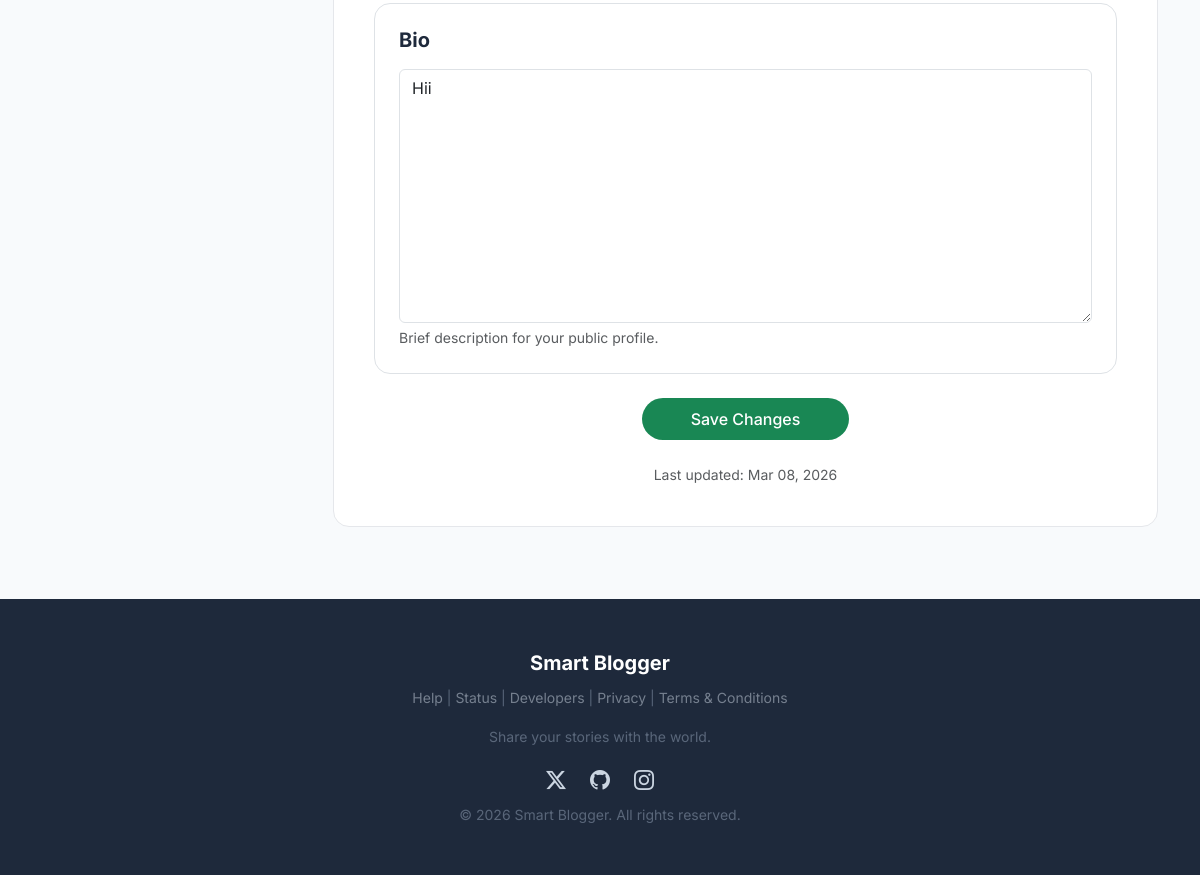
The page /user-profile/ (signed in, lower part) on the database as committed earlier.
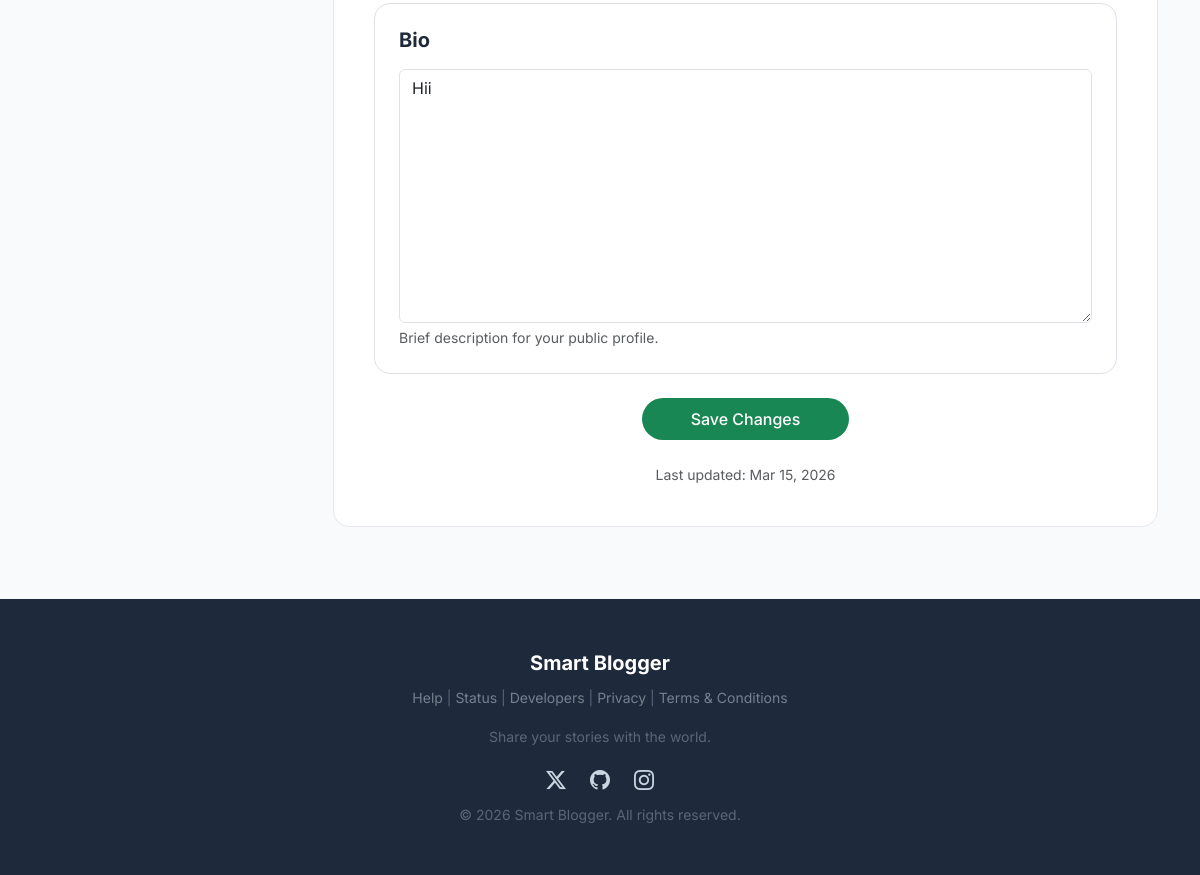
The same page on the database as committed later.
### blog/models.py (models this page shows, shortened)
class User(AbstractBaseUser, PermissionsMixin):
    ROLE_CHOICES = (
        ("USER", "Normal User"),
        ("BLOGGER", "Blogger"),
    )
    followers = models.ManyToManyField('self',symmetrical=False,related_name="following",blank=True)
    id = models.BigAutoField(primary_key=True)
    objects = UserManager()
    username = models.CharField(max_length=150, unique=True)#
    email = models.EmailField(unique=True)#
    password_updated_at = models.DateTimeField(null=True, blank=True)#
    role = models.CharField(max_length=10, choices=ROLE_CHOICES, default="USER")
    is_staff = models.BooleanField(default=False)
    email_verified = models.BooleanField(default=False)
    full_name = models.CharField(max_length=255, blank=True) #
    bio = models.TextField(blank=True) ##
    profile_image = models.ImageField(upload_to="profiles/", null=True, blank=True)
    website = models.URLField(blank=True) ##
    instagram_link = models.URLField( blank=True)##
    x_link = models.URLField( blank=True)##
    git_link = models.URLField( blank=True)##
    total_posts = models.PositiveIntegerField(default=0)
    total_views = models.PositiveBigIntegerField(default=0)
    total_likes = models.PositiveBigIntegerField(default=0)
    is_approved_blogger = models.BooleanField(default=False)
    created_at = models.DateTimeField(auto_now_add=True)
    updated_at = models.DateTimeField(auto_now=True)
    last_active_at = models.DateTimeField(null=True, blank=True)
    timezone = models.CharField(max_length=50, default="UTC")
    language_preference = models.CharField(max_length=10, default="en")
    USERNAME_FIELD = "email"
    REQUIRED_FIELDS = ["username"]

### blog/views.py (the view)
# urls.py: path('user-profile/', views.user_profile, name='user_profile'),
@login_required
def user_profile(request):
    blogs = Blog.objects.filter(author=request.user).order_by('-created_at')
    following_users = request.user.following.all()
    followers = request.user.followers.all()
    if request.method == 'POST':
        form = ProfileUpdateForm(
            request.POST,
            request.FILES,
            instance=request.user
        )
        if form.is_valid():
            form.save()
            messages.success(request, "Profile updated successfully.")
            return redirect('user_profile')
        else:
            messages.error(request, "Please correct the errors below.")
    else:
        form = ProfileUpdateForm(instance=request.user)
    user_blogs = Blog.objects.filter(author=request.user)
    total_blogs = user_blogs.count()
    total_views = user_blogs.aggregate(t=Sum('views')).get('t') or 0
    total_likes = user_blogs.aggregate(t=Sum('total_likes')).get('t') or 0
    total_comments = user_blogs.aggregate(t=Sum('total_comments')).get('t') or 0
    blogs_with_scores = user_blogs.annotate(
        trending_score=F('views') + (F('total_likes') * 2) + (F('total_comments') * 3)
    ).order_by('-trending_score')
    trending_blogs = blogs_with_scores[:5]
    top_by_views = user_blogs.filter(views__gte=0).order_by('-views', '-published_at').first()
    top_by_likes = user_blogs.filter(total_likes__gte=0).order_by('-total_likes', '-views', '-published_at').first()
    top_by_comments = user_blogs.filter(total_comments__gte=0).order_by('-total_comments', '-published_at').first()
    user_blog_views = BlogView.objects.filter(blog__author=request.user)
    hourly_counts = user_blog_views.annotate(hour=ExtractHour('created_at')).values('hour').annotate(count=Count('id')).order_by('hour')
    traffic_by_hour = [0] * 24
    for entry in hourly_counts:
        if entry['hour'] is not None:
            traffic_by_hour[entry['hour']] = entry['count']
    if user_blog_views.exists():
        peak_hour = traffic_by_hour.index(max(traffic_by_hour))
        start_ampm = "AM" if peak_hour < 12 else "PM"
        end_ampm = "AM" if (peak_hour + 1) % 24 < 12 else "PM"
        start_12 = peak_hour if peak_hour <= 12 else peak_hour - 12
        start_12 = 12 if start_12 == 0 else start_12
        end_12 = (peak_hour + 1) if (peak_hour + 1) <= 12 else (peak_hour + 1) - 12
        end_12 = 12 if end_12 == 0 else end_12
        peak_traffic_time = f"{start_12} {start_ampm} - {end_12} {end_ampm}"
    else:
        peak_traffic_time = "Not enough data"
    reader_sessions = user_blog_views.values('session_key').annotate(visits=Count('id'))
    returning_readers_count = reader_sessions.filter(visits__gt=1).count()
    new_readers_count = reader_sessions.filter(visits=1).count()
    total_readers = returning_readers_count + new_readers_count
    if total_readers > 0:
        returning_readers_pct = round((returning_readers_count / total_readers) * 100)
        new_readers_pct = 100 - returning_readers_pct
    else:
        returning_readers_pct = 0
        new_readers_pct = 0
    engagement_rate = 0
    if total_views > 0:
        engagement_rate = round(float((total_likes + total_comments) / total_views) * 100.0, 1)
    recent_blogs_for_chart = user_blogs.filter(status="PUBLISHED").order_by("published_at")[:10]
    chart_labels = [b.published_at.strftime("%b %d") if b.published_at else "Unknown" for b in recent_blogs_for_chart]
    chart_views_data = [b.views for b in recent_blogs_for_chart]
    sort_by = request.GET.get('sort_by', 'recent')
    if sort_by == 'views_asc':
        all_blogs_stats = user_blogs.order_by('views')
    elif sort_by == 'views_desc':
        all_blogs_stats = user_blogs.order_by('-views')
    elif sort_by == 'likes_asc':
        all_blogs_stats = user_blogs.order_by('total_likes')
    elif sort_by == 'likes_desc':
        all_blogs_stats = user_blogs.order_by('-total_likes')
    elif sort_by == 'comments_asc':
        all_blogs_stats = user_blogs.order_by('total_comments')
    elif sort_by == 'comments_desc':
        all_blogs_stats = user_blogs.order_by('-total_comments')
    else:
        all_blogs_stats = user_blogs.order_by('-published_at')
    context = {
        'blogs': blogs,
        'form': form,
        'following_users': following_users,
        'followers': followers,
        'total_blogs': total_blogs,
        'total_views': total_views,
        'total_likes': total_likes,
        'total_comments': total_comments,
        'trending_blogs': trending_blogs,
        'top_by_views': top_by_views,
        'top_by_likes': top_by_likes,
        'top_by_comments': top_by_comments,
        'peak_traffic_time': peak_traffic_time,
        'traffic_by_hour': traffic_by_hour,
        'returning_readers_pct': returning_readers_pct,
        'new_readers_pct': new_readers_pct,
        'engagement_rate': engagement_rate,
        'chart_labels': chart_labels,
        'chart_views_data': chart_views_data,
        'all_blogs': all_blogs_stats,
    }
    return render(request, 'profile.html', context)

### blog/forms.py
class ProfileUpdateForm(forms.ModelForm):
    class Meta:
        model = User
        fields = [
            "profile_image",     # ✅ included ONCE
            "full_name",
            "bio",
            "website",
            "instagram_link",
            "x_link",
            "git_link",
        ]
        widgets = {
            'full_name': forms.TextInput(attrs={'class': 'form-control'}),
            'bio': forms.Textarea(attrs={'class': 'form-control'}),
            'profile_image': forms.FileInput(attrs={'class': 'form-control mt-2'}),
            'website': forms.URLInput(attrs={'class': 'form-control'}),
            'instagram_link': forms.URLInput(attrs={'class': 'form-control'}),
            'x_link': forms.URLInput(attrs={'class': 'form-control'}),
            'git_link': forms.URLInput(attrs={'class': 'form-control'}),
        }

### blog/templates/profile.html (shortened to what this page needs)
{% extends "base.html" %}
{% load static %}
{% block body %}
<div class="container profile-wrapper">
  <div class="row g-5">
    <div class="col-lg-3 profile-sidebar">
    </div>
    <div class="col-lg-9">
      <div class="profile-content">
        <div class="tab-pane active" id="profile">
          {% include "includes/profile.html" %}
        </div>
      </div>
    </div>
  </div>
</div>
{% endblock %}

### blog/templates/base.html (shortened to what this page needs)
<!doctype html>
<html lang="en">
<head>
  <link href="https://cdn.jsdelivr.net/npm/bootstrap-icons/font/bootstrap-icons.css" rel="stylesheet" />
  <link href="https://cdn.jsdelivr.net/npm/bootstrap@5.3.3/dist/css/bootstrap.min.css" rel="stylesheet" />
  <link rel="stylesheet" href="/static/base.css">
</head>
<body class="d-flex flex-column min-vh-100">
  <main class="flex-grow-1" style="padding-top: 80px;">
    {% block body %}{% endblock %}
  </main>
  <footer class="footer-modern mt-2">
    <div class="container-custom text-center">
      <div>
        <span class="fs-5 fw-bold text-white">Smart Blogger</span>
        <p class="small opacity-50 mt-2">
          <a href="">Help</a> |
          <a href="">Status</a> |
          <a href="/guide">Developers</a> |
          <a href="/privacy">Privacy</a> |
          <a href="/terms-n-condtion">Terms & Conditions</a>
        </p>
        <p class="small opacity-50 mt-2">Share your stories with the world.</p>
      </div>
      <div class="d-flex justify-content-center gap-4 mb-2">
        <a href="https://x.com/siddiquimaazzz" target="_blank" class="fs-5"><i class="bi bi-twitter-x"></i></a>
        <a href="https://github.com/maazsiddiqui79/" target="_blank" class="fs-5"><i class="bi bi-github"></i></a>
        <a href="https://www.instagram.com/siddiqui.maazzz/" target="_blank" class="fs-5"><i
            class="bi bi-instagram"></i></a>
      </div>
      <div class="small opacity-50">
        &copy; {{ year|default:"2026" }} Smart Blogger. All rights reserved.
      </div>
    </div>
  </footer>
</body>
</html>

### blog/templates/includes/profile.html (shortened to what this page needs)
{% load static %}
<form method="POST" enctype="multipart/form-data">
  <div class="border rounded-4 p-4 mb-4">
    <h5 class="fw-bold mb-3">Bio</h5>
    {{ form.bio }}
    <div class="form-text">
      Brief description for your public profile.
    </div>
  </div>
  <div class="d-flex justify-content-center mt-4">
    <button type="submit" class="btn btn-success px-5 fw-medium rounded-pill">
      Save Changes
    </button>
  </div>
  <div class="small text-muted text-center mt-4">
    Last updated: {{ request.user.updated_at|date:"M d, Y" }}
  </div>
</form>

### blog/templates/includes/about.html (shortened to what this page needs)
{% load static %}

### blog/templates/includes/followers.html (shortened to what this page needs)
{% load static %}

### blog/templates/includes/blog.html (shortened to what this page needs)
{% load static %}

### static/base.css (style rules this page uses)
:root { --primary: #6366f1; --primary-hover: #4f46e5; --secondary: #ec4899; --accent: #8b5cf6; --bg-body: #f8fafc; --bg-card: #ffffff; --bg-glass: rgba(255, 255, 255, 0.8); --text-main: #1e293b; --text-muted: #64748b; --text-light: #94a3b8; --border-color: #e2e8f0; --shadow-sm: 0 1px 2px 0 rgb(0 0 0 / 0.05); --shadow-md: 0 4px 6px -1px rgb(0 0 0 / 0.1), 0 2px 4px -2px rgb(0 0 0 / 0.1); --shadow-lg: 0 10px 15px -3px rgb(0 0 0 / 0.1), 0 4px 6px -4px rgb(0 0 0 / 0.1); --shadow-premium: 0 20px 25px -5px rgb(0 0 0 / 0.1), 0 8px 10px -6px rgb(0 0 0 / 0.1); --font-sans: 'Inter', system-ui, -apple-system, blinkmacsystemfont, "Segoe UI", roboto, "Helvetica Neue", arial, sans-serif; --font-serif: 'Merriweather', serif; --radius-sm: 0.375rem; --radius-md: 0.5rem; --radius-lg: 0.75rem; --radius-xl: 1rem; --radius-2xl: 1.5rem; --transition: all 0.2s cubic-bezier(0.4, 0, 0.2, 1); }
*, *::before, *::after { box-sizing: border-box; }
html { overflow-y: scroll; }
body { font-family: var(--font-sans); background-color: var(--bg-body); color: var(--text-main); line-height: 1.6; margin: 0; -webkit-font-smoothing: antialiased; -moz-osx-font-smoothing: grayscale; }
h1, h2, h3, h4, h5, h6 { font-weight: 700; line-height: 1.25; margin-top: 0; color: var(--text-main); }
.btn { display: inline-flex; align-items: center; justify-content: center; padding: 0.5rem 1rem; font-weight: 500; border-radius: var(--radius-md); transition: var(--transition); cursor: pointer; border: 1px solid transparent; gap: 0.5rem; }
.footer-modern { background: #1e293b; color: #94a3b8; padding: 3rem 0; margin-top: auto; }
.footer-modern a { color: #cbd5e1; }
.container-custom { max-width: 1200px; margin: 0 auto; padding: 0 1.5rem; }

### blog/templates/profile.html (style rules this page uses)
.profile-wrapper { padding-top: 2rem; padding-bottom: 4rem; }
.profile-sidebar { position: sticky; top: 90px; }
.profile-content { background: #fff; border-radius: 16px; border: 1px solid #e5e7eb; padding: 2.5rem; min-height: 650px; }
.tab-pane { display: none; }
.tab-pane.active { display: block; animation: fadeIn 0.25s ease-in-out; }

Rows that differ between the two databases and show on the page:
changed User "Hii": user.updated_at "Mar 08, 2026" → "Mar 15, 2026"
